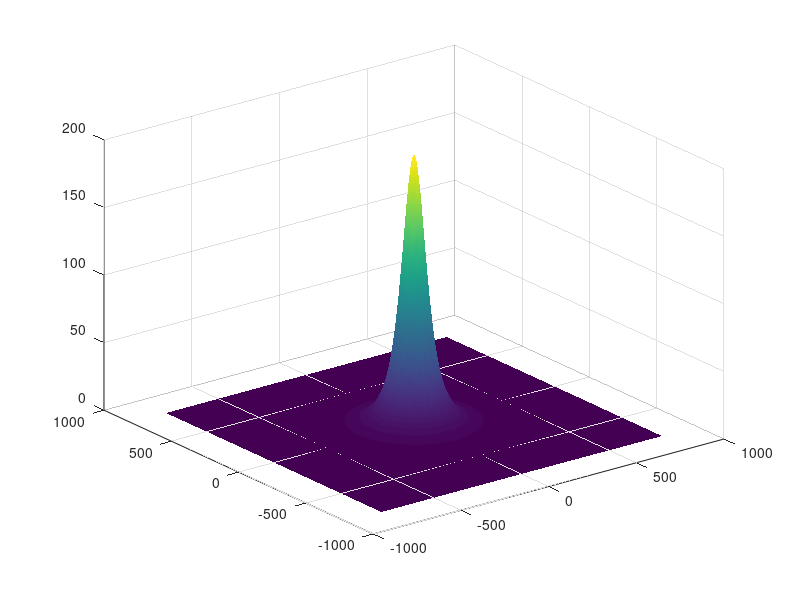

This figure's MATLAB source: (Note: this script raises an error after producing the figure.)
% Simulates the spatial magnetic anomaly produced by a magnetic dipole
% using the full magnetic dipole equation.

clear;
clc;
close all;

% Physical constants

mu0 = 4*pi*1e-7;             


m = [0; 0; 1e6];              % Dipole aligned along +z

% Observation plane

x = linspace(-800,800,250);
y = linspace(-800,800,250);

[X,Y] = meshgrid(x,y);

z0 = 100;                     % Aircraft altitude (m)

% Preallocate

Bx = zeros(size(X));
By = zeros(size(X));
Bz = zeros(size(X));

% Compute magnetic field

for i = 1:size(X,1)

    for j = 1:size(X,2)

        r = [X(i,j); Y(i,j); z0];

        rNorm = norm(r);

        B = (mu0/(4*pi)) * ...
            ( (3*r*(dot(m,r))/rNorm^5) - (m/rNorm^3) );

        Bx(i,j) = B(1);
        By(i,j) = B(2);
        Bz(i,j) = B(3);

    end

end

% Magnitude of magnetic anomaly

Bmag = sqrt(Bx.^2 + By.^2 + Bz.^2);


Bmag = Bmag*1e9;

% Plot

figure('Color','w');

surf(X,Y,Bmag,...
    'EdgeColor','none');

shading interp

colormap(parula)

cb = colorbar;
cb.Label.String = 'Magnetic Anomaly, B_A (nT)';
cb.FontSize = 11;

xlabel('x / m','FontSize',12)
ylabel('y / m','FontSize',12)
zlabel('Magnetic Anomaly, B_A (nT)','FontSize',12)

title('Spatial Distribution of Magnetic Anomaly','FontSize',14)

view(45,30)

grid on
box on

set(gca,...
    'FontSize',11,...
    'LineWidth',1.2);

axis tight
